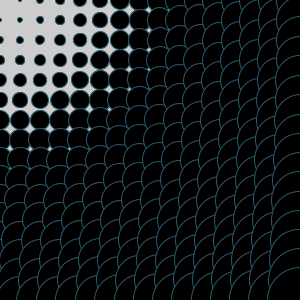
Frame 1 (no input)
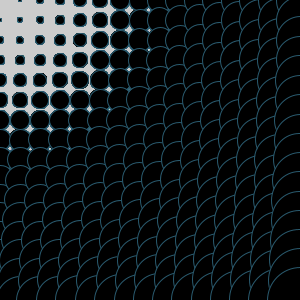
Frame 60 (the mouse pressed at the canvas centre just before this capture)
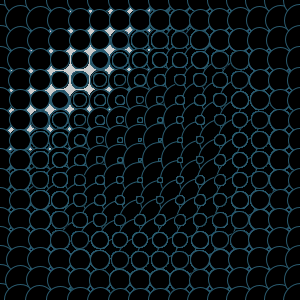
Frame 120 (the mouse held since frame 60 and released just before this capture)

The Processing sketch that drew these frames (run headless with seeded random() and noise(); from frame 60 on, the mouse is pressed at the canvas centre):

// Processing sketch: desafio4_castro
// ── desafio4_castro.pde
float maxDistancia;

void setup() {
  size(300, 300);
}
void draw() {

  for (int i = 0; i < 300; i++) {
    float newHue = 400 - (i*1.2);
    stroke(newHue, 90, 110);
  }
  fill(0);
  maxDistancia = dist(0, 0, width, height);

  for (int i = 0; i <= width; i += 20) {
    for (int j = 0; j <= height; j += 20) {
      float mouseDist = dist(mouseX, mouseY, i, j);
      float diametro = (mouseDist / maxDistancia) * 66.0;
      ellipse(i, j, diametro, diametro);
    }
  }
}
